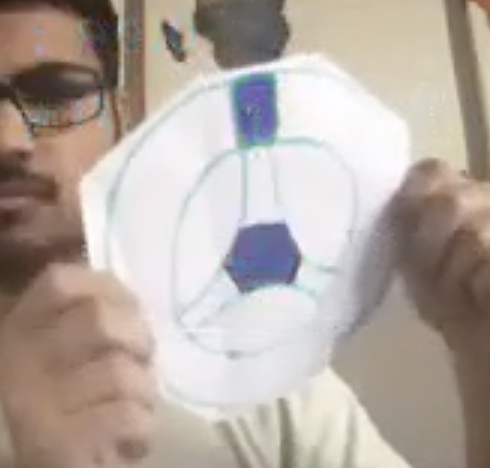
#> input picture image.png, 490 x 468 px, given in place of the camera
$ python main.py
#> lines starting #> are read from the running program, lines starting #| are printed output that depends on the picture; after the words box and inside, x2 and y2 are one past the last pixel; in counts of white or black regions, pixels touching at a corner belong together
#!/usr/bin/env python

import cv2.cv2 as cv2
import imutils
import numpy as np
from imutils.video import VideoStream
from pynput.keyboard import Controller, Key

keyboard = Controller()

video = VideoStream(src=0).start()
frame = None

lb = [40, 100, 0]
rb = [255, 255, 255]


def set_lb(i, v):
    lb[i] = v


def set_rb(i, v):
    rb[i] = v


actions = ["", ""]

cv2.namedWindow('mask')

# [7 lines of commented-out code are left out]


def press_key(key):
    keyboard.press(key)


def straighten():
    keyboard.release(Key.left)
    keyboard.release(Key.right)


def neutral():
    keyboard.release(Key.up)
    keyboard.release(Key.down)


def steer(slope):
    if 70 <= slope <= 105:
        actions[1] = "straight"
        straighten()
    elif slope > 105:
        actions[1] = "left"
        press_key(Key.left)
    elif slope < 70:
        actions[1] = "right"
        press_key(Key.right)


def gas(y):
    if 200 <= y <= 250:
        actions[0] = "Coasting"
        neutral()
    elif y < 200:
        actions[0] = "Accelerating"
        press_key(Key.up)
    elif y > 250:
        actions[0] = "Braking"
        press_key(Key.down)


def get_action():
    return "{} {}".format(actions[0], actions[1])


def process_wheel():
    global frame
    wheel_frame = frame.copy()

    hsv = cv2.cvtColor(wheel_frame, cv2.COLOR_BGR2HSV)

    lower_blue = np.array(lb.copy())  # [35, 100, 0]
    upper_blue = np.array(rb.copy())  # [255, 255, 255])

    mask = cv2.inRange(hsv, lower_blue, upper_blue)

    anded_res = cv2.bitwise_and(wheel_frame, wheel_frame, mask=mask)
    contours, _ = cv2.findContours(cv2.Canny(anded_res, 255 / 3, 255), cv2.RETR_EXTERNAL, cv2.CHAIN_APPROX_SIMPLE)

    area_threshold = 400
    inds = []
    for i, c in enumerate(contours):
        a = cv2.contourArea(c)
        if a > area_threshold and len(inds) < 2:
            inds.append(i)

    if not inds or len(inds) != 2:
        cv2.imshow('wheel', wheel_frame)  # [165:200, 326:500])
        # cv2.imshow('mask', mask)  # [165:200, 326:500])
        return

    if cv2.contourArea(contours[inds[0]]) < cv2.contourArea(contours[inds[1]]):
        inds[0], inds[1] = inds[1], inds[0]

    moments1 = cv2.moments(contours[inds[0]])
    moments2 = cv2.moments(contours[inds[1]])

    p1 = [int(moments1["m10"] / moments1["m00"]), int(moments1["m01"] / moments1["m00"])]
    p2 = [int(moments2["m10"] / moments2["m00"]), int(moments2["m01"] / moments2["m00"])]

    cv2.circle(wheel_frame, (p1[0], p1[1]), 3, (255, 255, 255), -1)
    cv2.circle(wheel_frame, (p2[0], p2[1]), 3, (255, 255, 255), -1)

    cv2.line(wheel_frame, (p1[0], p1[1]), (p2[0], p2[1]), (0, 255, 0), 2)
    if p2[0] - p1[0] == 0:
        slope = 90
    else:
        slope = -np.rad2deg(np.arctan2((p2[1] - p1[1]), (p2[0] - p1[0]))) % 360

    cv2.drawContours(wheel_frame, contours, inds[0], (0, 0, 255), 2)
    cv2.drawContours(wheel_frame, contours, inds[1], (0, 255, 0), 2)

    cv2.putText(wheel_frame, "Steering angle: {}".format(np.round(slope)), (10, 100), cv2.FONT_HERSHEY_PLAIN, 2,
                (255, 255, 0), 2)
    cv2.putText(wheel_frame, "{}".format(get_action()), (10, 140), cv2.FONT_HERSHEY_PLAIN, 2,
                (255, 255, 0), 2)

    cv2.line(wheel_frame, (0, 200), (600, 200), (255, 255, 255), 1)
    cv2.line(wheel_frame, (0, 250), (600, 250), (255, 255, 255), 1)
    steer(slope)
    gas(p1[1])
    cv2.imshow('wheel', wheel_frame)  # [165:200, 326:500])
    # cv2.imshow('mask', mask)  # [165:200, 326:500])


while True:
    # Capture frame-by-frame
    frame = video.read()
#> frame is the input picture: shape (468, 490, 3); mean B, G, R 161.3, 169, 180.1

    frame = cv2.flip(frame, 1)
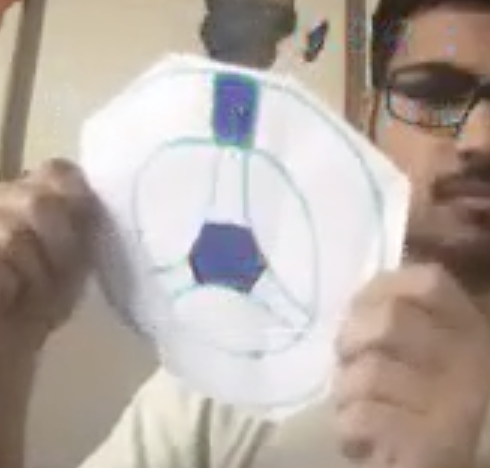
#> frame: shape (468, 490, 3); mean B, G, R 161.3, 169, 180.1
    frame = cv2.medianBlur(frame, 5)
    frame = imutils.resize(frame, width=600, height=400)
#> frame: shape (573, 600, 3)

    process_wheel()
#> in process_wheel, `hsv = cv2.cvtColor(wheel_frame, cv2.COLOR_BGR2HSV)`: hsv: shape (573, 600, 3); mean H, S, V 49.9, 40.6, 182.6
#> in process_wheel, `mask = cv2.inRange(hsv, lower_blue, upper_blue)`:
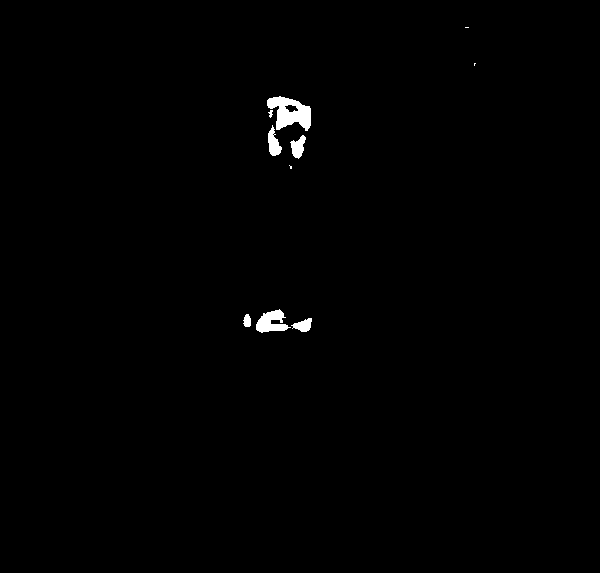
#> mask: shape (573, 600); 0.63% white; 10 white regions (3 under 20 px)
#> in process_wheel, `contours, _ = cv2.findContours(cv2.Canny(anded_res, 255 / 3, 255), cv2..`: contours = 11 contours, 6 with area under 20; largest, box (x1, y1, x2, y2) and area: (268, 124, 282, 156) 240, (290, 135, 307, 159) 226, (255, 309, 312, 333) 178, (243, 314, 251, 327) 74, (266, 96, 312, 131) 39
#> the loop in process_wheel, `for i, c in enumerate(contours):` made 11 passes
#> a on passes 2 to 10: 1.5, 73.5, 177.5, 6.5, 226.5, 240, 2.5, 39, 1
#> (c, a) on passes 1, 11: ([[280, 324], [282, 324]], 0), ([[475, 62]], 0)
#> after the loop in process_wheel, `for i, c in enumerate(contours):`: inds = []

    if cv2.waitKey(1) & 0xFF == ord('q'):
#> (key q is pressed here)
        break

# When everything done, release the capture
video.stop()
cv2.destroyAllWindows()
